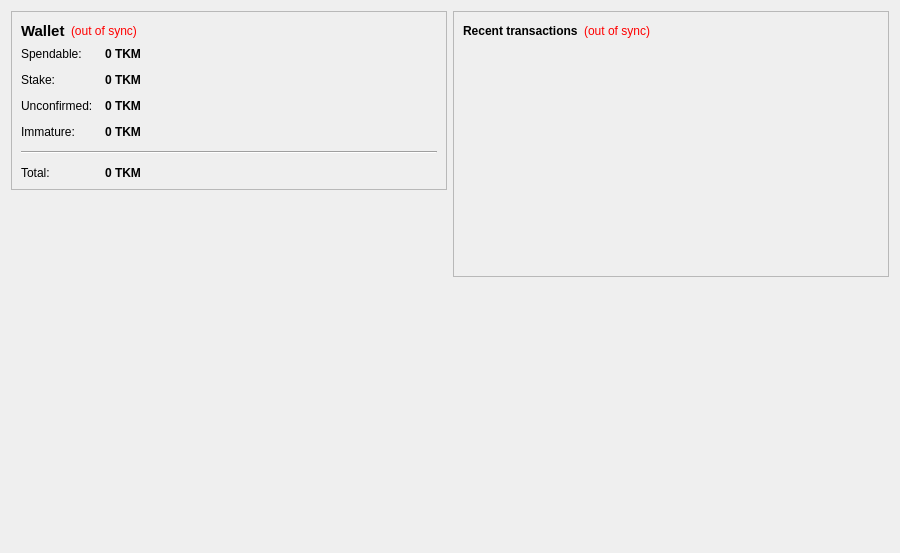
<?xml version="1.0" encoding="UTF-8"?>
<ui version="4.0">
 <class>OverviewPage</class>
 <widget class="QWidget" name="OverviewPage">
  <property name="geometry">
   <rect>
    <x>0</x>
    <y>0</y>
    <width>900</width>
    <height>553</height>
   </rect>
  </property>
  <property name="windowTitle">
   <string>Form</string>
  </property>
  <layout class="QHBoxLayout" name="horizontalLayout" stretch="1,1">
   <item>
    <layout class="QVBoxLayout" name="verticalLayout_2">
     <item>
      <widget class="QFrame" name="frame">
       <property name="frameShape">
        <enum>QFrame::StyledPanel</enum>
       </property>
       <property name="frameShadow">
        <enum>QFrame::Raised</enum>
       </property>
       <layout class="QVBoxLayout" name="verticalLayout_4">
        <item>
         <layout class="QHBoxLayout" name="horizontalLayout_4">
          <item>
           <widget class="QLabel" name="label_5">
            <property name="font">
             <font>
              <pointsize>11</pointsize>
              <weight>75</weight>
              <bold>true</bold>
             </font>
            </property>
            <property name="text">
             <string>Wallet</string>
            </property>
           </widget>
          </item>
          <item>
           <widget class="QLabel" name="labelWalletStatus">
            <property name="toolTip">
             <string>The displayed information may be out of date. Your wallet automatically synchronizes with the Tokemon network after a connection is established, but this process has not completed yet.</string>
            </property>
            <property name="styleSheet">
             <string notr="true">QLabel { color: red; }</string>
            </property>
            <property name="text">
             <string notr="true">(out of sync)</string>
            </property>
            <property name="alignment">
             <set>Qt::AlignLeading|Qt::AlignLeft|Qt::AlignVCenter</set>
            </property>
           </widget>
          </item>
          <item>
           <spacer name="horizontalSpacer_2">
            <property name="orientation">
             <enum>Qt::Horizontal</enum>
            </property>
            <property name="sizeHint" stdset="0">
             <size>
              <width>40</width>
              <height>20</height>
             </size>
            </property>
           </spacer>
          </item>
         </layout>
        </item>
        <item>
         <layout class="QFormLayout" name="formLayout_2">
          <property name="fieldGrowthPolicy">
           <enum>QFormLayout::AllNonFixedFieldsGrow</enum>
          </property>
          <property name="horizontalSpacing">
           <number>12</number>
          </property>
          <property name="verticalSpacing">
           <number>12</number>
          </property>
          <item row="0" column="0">
           <widget class="QLabel" name="label">
            <property name="text">
             <string>Spendable:</string>
            </property>
           </widget>
          </item>
          <item row="0" column="1">
           <widget class="QLabel" name="labelBalance">
            <property name="font">
             <font>
              <weight>75</weight>
              <bold>true</bold>
             </font>
            </property>
            <property name="cursor">
             <cursorShape>IBeamCursor</cursorShape>
            </property>
            <property name="toolTip">
             <string>Your current spendable balance</string>
            </property>
            <property name="text">
             <string notr="true">0 TKM</string>
            </property>
            <property name="textInteractionFlags">
             <set>Qt::LinksAccessibleByMouse|Qt::TextSelectableByKeyboard|Qt::TextSelectableByMouse</set>
            </property>
           </widget>
          </item>
          <item row="1" column="0">
           <widget class="QLabel" name="label_6">
            <property name="text">
             <string>Stake:</string>
            </property>
           </widget>
          </item>
          <item row="1" column="1">
           <widget class="QLabel" name="labelStake">
            <property name="font">
             <font>
              <weight>75</weight>
              <bold>true</bold>
             </font>
            </property>
            <property name="cursor">
             <cursorShape>IBeamCursor</cursorShape>
            </property>
            <property name="toolTip">
             <string>Total of coins that were staked, and do not yet count toward the current balance</string>
            </property>
            <property name="text">
             <string notr="true">0 TKM</string>
            </property>
            <property name="textInteractionFlags">
             <set>Qt::LinksAccessibleByMouse|Qt::TextSelectableByKeyboard|Qt::TextSelectableByMouse</set>
            </property>
           </widget>
          </item>
          <item row="2" column="0">
           <widget class="QLabel" name="label_3">
            <property name="text">
             <string>Unconfirmed:</string>
            </property>
           </widget>
          </item>
          <item row="2" column="1">
           <widget class="QLabel" name="labelUnconfirmed">
            <property name="font">
             <font>
              <weight>75</weight>
              <bold>true</bold>
             </font>
            </property>
            <property name="cursor">
             <cursorShape>IBeamCursor</cursorShape>
            </property>
            <property name="toolTip">
             <string>Total of transactions that have yet to be confirmed, and do not yet count toward the current balance</string>
            </property>
            <property name="text">
             <string notr="true">0 TKM</string>
            </property>
            <property name="textInteractionFlags">
             <set>Qt::LinksAccessibleByMouse|Qt::TextSelectableByKeyboard|Qt::TextSelectableByMouse</set>
            </property>
           </widget>
          </item>
          <item row="3" column="0">
           <widget class="QLabel" name="labelImmatureText">
            <property name="text">
             <string>Immature:</string>
            </property>
           </widget>
          </item>
          <item row="3" column="1">
           <widget class="QLabel" name="labelImmature">
            <property name="font">
             <font>
              <weight>75</weight>
              <bold>true</bold>
             </font>
            </property>
            <property name="toolTip">
             <string>Mined balance that has not yet matured</string>
            </property>
            <property name="text">
             <string notr="true">0 TKM</string>
            </property>
            <property name="textInteractionFlags">
             <set>Qt::LinksAccessibleByMouse|Qt::TextSelectableByKeyboard|Qt::TextSelectableByMouse</set>
            </property>
           </widget>
          </item>
          <item row="4" column="0" colspan="2">
           <widget class="Line" name="line">
            <property name="orientation">
             <enum>Qt::Horizontal</enum>
            </property>
           </widget>
          </item>
          <item row="5" column="0">
           <widget class="QLabel" name="labelTotalText">
            <property name="text">
             <string>Total:</string>
            </property>
           </widget>
          </item>
          <item row="5" column="1">
           <widget class="QLabel" name="labelTotal">
            <property name="font">
             <font>
              <weight>75</weight>
              <bold>true</bold>
             </font>
            </property>
            <property name="cursor">
             <cursorShape>IBeamCursor</cursorShape>
            </property>
            <property name="toolTip">
             <string>Your current total balance</string>
            </property>
            <property name="text">
             <string notr="true">0 TKM</string>
            </property>
            <property name="textInteractionFlags">
             <set>Qt::LinksAccessibleByMouse|Qt::TextSelectableByKeyboard|Qt::TextSelectableByMouse</set>
            </property>
           </widget>
          </item>
         </layout>
        </item>
       </layout>
      </widget>
     </item>
     <item>
      <spacer name="verticalSpacer">
       <property name="orientation">
        <enum>Qt::Vertical</enum>
       </property>
       <property name="sizeHint" stdset="0">
        <size>
         <width>20</width>
         <height>40</height>
        </size>
       </property>
      </spacer>
     </item>
     <item>
      <widget class="QLabel" name="label_2">
       <property name="autoFillBackground">
        <bool>true</bool>
       </property>
       <property name="text">
        <string/>
       </property>
       <property name="pixmap">
        <pixmap resource="../bitcoin.qrc">:/images/wallet</pixmap>
       </property>
       <property name="scaledContents">
        <bool>false</bool>
       </property>
       <property name="alignment">
        <set>Qt::AlignCenter</set>
       </property>
       <property name="margin">
        <number>0</number>
       </property>
      </widget>
     </item>
    </layout>
   </item>
   <item>
    <layout class="QVBoxLayout" name="verticalLayout_3">
     <item>
      <widget class="QFrame" name="frame_2">
       <property name="frameShape">
        <enum>QFrame::StyledPanel</enum>
       </property>
       <property name="frameShadow">
        <enum>QFrame::Raised</enum>
       </property>
       <layout class="QVBoxLayout" name="verticalLayout">
        <item>
         <layout class="QHBoxLayout" name="horizontalLayout_2">
          <item>
           <widget class="QLabel" name="label_4">
            <property name="text">
             <string>&lt;b&gt;Recent transactions&lt;/b&gt;</string>
            </property>
           </widget>
          </item>
          <item>
           <widget class="QLabel" name="labelTransactionsStatus">
            <property name="toolTip">
             <string>The displayed information may be out of date. Your wallet automatically synchronizes with the Tokemon network after a connection is established, but this process has not completed yet.</string>
            </property>
            <property name="styleSheet">
             <string notr="true">QLabel { color: red; }</string>
            </property>
            <property name="text">
             <string notr="true">(out of sync)</string>
            </property>
            <property name="alignment">
             <set>Qt::AlignRight|Qt::AlignTrailing|Qt::AlignVCenter</set>
            </property>
           </widget>
          </item>
          <item>
           <spacer name="horizontalSpacer">
            <property name="orientation">
             <enum>Qt::Horizontal</enum>
            </property>
            <property name="sizeHint" stdset="0">
             <size>
              <width>40</width>
              <height>20</height>
             </size>
            </property>
           </spacer>
          </item>
         </layout>
        </item>
        <item>
         <widget class="QListView" name="listTransactions">
          <property name="styleSheet">
           <string notr="true">QListView { background: transparent; }</string>
          </property>
          <property name="frameShape">
           <enum>QFrame::NoFrame</enum>
          </property>
          <property name="verticalScrollBarPolicy">
           <enum>Qt::ScrollBarAlwaysOff</enum>
          </property>
          <property name="horizontalScrollBarPolicy">
           <enum>Qt::ScrollBarAlwaysOff</enum>
          </property>
          <property name="selectionMode">
           <enum>QAbstractItemView::NoSelection</enum>
          </property>
         </widget>
        </item>
       </layout>
      </widget>
     </item>
     <item>
      <spacer name="verticalSpacer_2">
       <property name="orientation">
        <enum>Qt::Vertical</enum>
       </property>
       <property name="sizeHint" stdset="0">
        <size>
         <width>20</width>
         <height>40</height>
        </size>
       </property>
      </spacer>
     </item>
    </layout>
   </item>
  </layout>
 </widget>
 <resources>
  <include location="../bitcoin.qrc"/>
 </resources>
 <connections/>
</ui>
